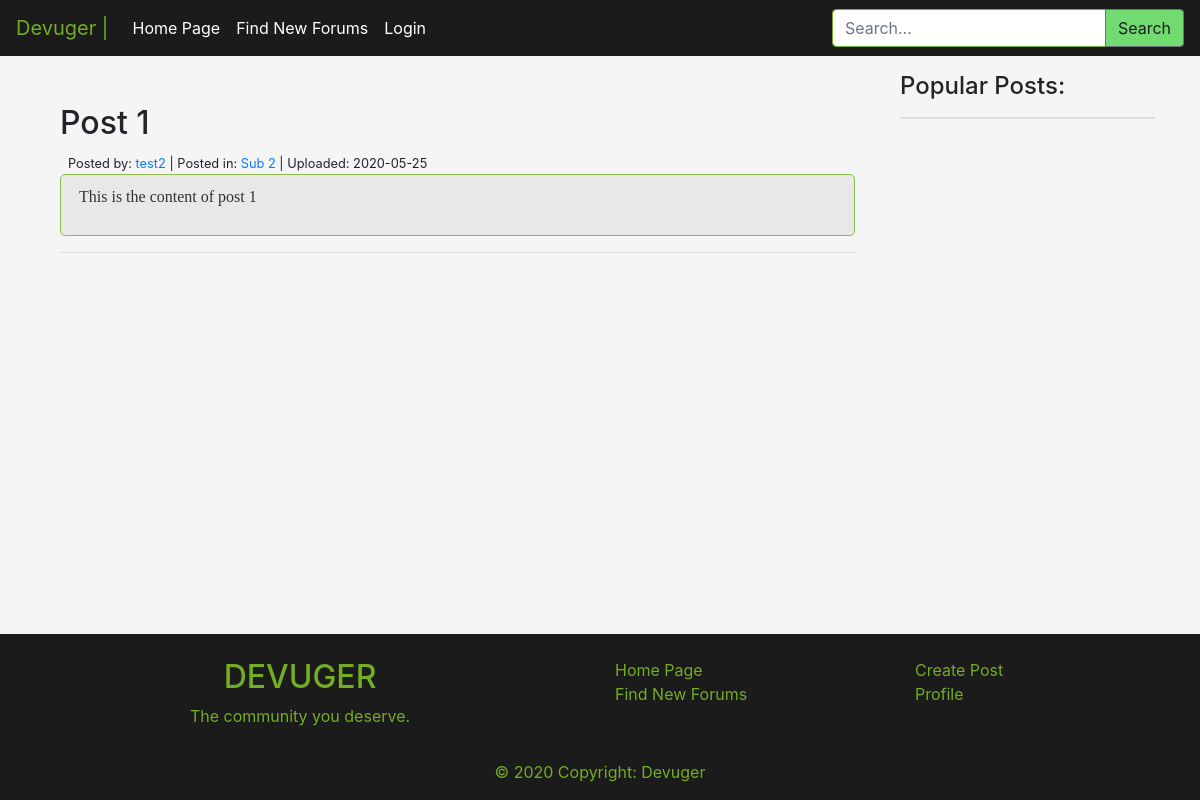
/post.php?id=3&title=Post 1, run on the app's committed database.
### tables this page shows
CREATE TABLE users(
    id INT PRIMARY KEY AUTO_INCREMENT,
    username VARCHAR(60) UNIQUE,
    pass VARCHAR(255),
    email VARCHAR(255) UNIQUE,
    descp TEXT,
    color VARCHAR(20),
    creationDate DATE,
    uRank INT
);

CREATE TABLE subforum(
    id INT PRIMARY KEY AUTO_INCREMENT,
    sname VARCHAR(30) UNIQUE,
    descp TEXT,
    subscribers INT,
    color VARCHAR(20),
    numPosts INT,
    creationDate DATE,
    createdBy INT,
    rules TEXT,
    FOREIGN KEY (createdBy) REFERENCES users(id)
);

CREATE TABLE posts(
    id INT PRIMARY KEY AUTO_INCREMENT,
    userId INT,
    subforumId INT,
    title VARCHAR(100),
    content LONGTEXT,
    uploadDate DATE,
    numComments INT,
    FOREIGN KEY (userId) REFERENCES users(id),
    FOREIGN KEY (subforumId) REFERENCES subforum(id)
);

### post.php (the view, shortened to what this page needs)
<?php include('php/server.php'); ?>
<?php
$pid = $_GET['id'];
$t = $_GET['title'];
$q = "SELECT * FROM posts WHERE id = '$pid'";
$r = mysqli_query($db, $q);
$rowd = mysqli_fetch_assoc($r);
$userId = $rowd['userId'];
$subId = $rowd['subforumId'];
$uploadDate = $rowd['uploadDate'];
$content = $rowd['content'];
$getUser_Posted = "SELECT * FROM users WHERE id = '$userId'";
$runQueryGetUser_Posted = mysqli_query($db, $getUser_Posted);
$rowGetUser = mysqli_fetch_assoc($runQueryGetUser_Posted);
$userPostedName = $rowGetUser['username'];
$getSub_Posted = "SELECT * FROM subforum WHERE id = '$subId'";
$runQueryGetSub_Posted = mysqli_query($db, $getSub_Posted);
$rowGetSub = mysqli_fetch_assoc($runQueryGetSub_Posted);
$subPostedName = $rowGetSub['sname'];
?>
<?php include('includes/header.php'); ?>
<main class="content-wrapper">
    <div class="container">
        <div class="row">
            <div class="col-md-9 py-5">
                <div class="container">
                    <h2 class="post-title"><?php echo $t; ?></h2>
                    <small class="pl-2">Posted by: <a href="user.php?username=<?php echo $userPostedName; ?>"><?php echo $userPostedName; ?></a>&nbsp;|&nbsp;Posted in: <a href="sub.php?r=<?php echo $subPostedName; ?>"><?php echo $subPostedName; ?></a>&nbsp;|&nbsp;Uploaded: <?php echo $uploadDate; ?></small>
                    <?php if(strlen($content) > 0) : ?>
                        <div class="content-border">
                            <p class="pl-2 content"><?php echo $content; ?></p>
                        </div>
                    <?php else : ?>
                        <br><br>
                    <?php endif ?>
                    <hr>
                    <br>
                </div>
            </div>
            <?php include('includes/right_side_bar.php'); ?>
        </div>
    </div>
</main>
<?php include('includes/footer.php'); ?>

### css/main.css (style rules this page uses)
html, body { background-color: whitesmoke; height: 100%; }
body { display: flex; flex-direction: column; }
.content-wrapper { flex: 1 0 auto; }
.content-border { border-radius: 5px; border: 1px solid #73AD21; padding: 10px; background-color: #e6e6e6; opacity: 0.8; color: black; word-wrap: auto; overflow-wrap: normal; overflow-y: auto; overflow-x: hidden; }
.content { color: black; font-family: 'PT Serif', serif; }

### data on the page
users: username "test2"
subforum: sname "Sub 2"
posts: uploadDate "2020-05-25", content "This is the content of post 1"

### other printed values
$t "Post 1"
